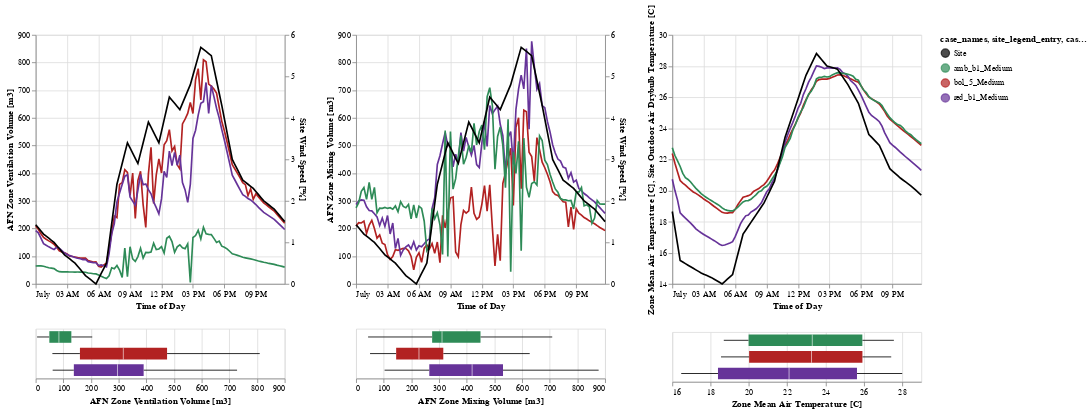

Notebook code for this chart:
### Code cell
dfs = [df_agg_vent]*2  + [df_agg] 
site_vars =[r"Site Wind Speed \[m/s\]:Q"]*2 +  [r"Site Outdoor Air Drybulb Temperature \[C\]:Q"] 
case_vars = [r"AFN Zone Ventilation Volume \[m3\]",r"AFN Zone Mixing Volume \[m3\]" , r"Zone Mean Air Temperature \[C\]:Q"]
second_axis = [True]*2 + [False]

chart = alt.hconcat()
for df, site_var, case_var, ax2 in zip(dfs, site_vars, case_vars, second_axis):
    chart |= plot_col(df, site_var, case_var, ax2)

chart

### Figure 1 — Vega-Lite specification as saved in the notebook (floating-point values rounded to 4 significant figures; data arrays with more than 128 entries replaced by an {"elided": "..."} marker saying what was removed)
{"config": {"view": {"continuousWidth": 300, "continuousHeight": 300}}, "hconcat": [{"vconcat": [{"layer": [{"mark": {"type": "line"}, "encoding": {"color": {"field": "case_names", "type": "nominal"}, "x": {"field": "datetimes", "title": "Time of Day", "type": "temporal"}, "y": {"field": "AFN Zone Ventilation Volume \\[m3\\]", "scale": {"zero": false}, "title": "AFN Zone Ventilation Volume [m3]", "type": "quantitative"}}}, {"mark": {"type": "line", "color": "black"}, "encoding": {"color": {"field": "site_legend_entry", "scale": {"domain": ["Site", "amb_b1_Medium", "bol_5_Medium", "red_b1_Medium"], "range": ["black", "seagreen", "firebrick", "rebeccapurple"]}, "type": "nominal"}, "x": {"field": "datetimes", "title": "Time of Day", "type": "temporal"}, "y": {"field": "Site Wind Speed \\[m/s\\]", "title": "Site Wind Speed [ᵐ⁄ₛ]", "type": "quantitative"}}}], "resolve": {"scale": {"y": "independent"}}}, {"mark": {"type": "boxplot", "extent": "min-max"}, "encoding": {"color": {"field": "case_names", "type": "nominal"}, "x": {"field": "AFN Zone Ventilation Volume \\[m3\\]", "scale": {"zero": false}, "title": "AFN Zone Ventilation Volume [m3]", "type": "quantitative"}, "y": {"axis": {"domain": false, "labels": false, "ticks": false}, "field": "case_names", "title": "", "type": "nominal"}}}]}, {"vconcat": [{"layer": [{"mark": {"type": "line"}, "encoding": {"color": {"field": "case_names", "type": "nominal"}, "x": {"field": "datetimes", "title": "Time of Day", "type": "temporal"}, "y": {"field": "AFN Zone Mixing Volume \\[m3\\]", "scale": {"zero": false}, "title": "AFN Zone Mixing Volume [m3]", "type": "quantitative"}}}, {"mark": {"type": "line", "color": "black"}, "encoding": {"color": {"field": "site_legend_entry", "scale": {"domain": ["Site", "amb_b1_Medium", "bol_5_Medium", "red_b1_Medium"], "range": ["black", "seagreen", "firebrick", "rebeccapurple"]}, "type": "nominal"}, "x": {"field": "datetimes", "title": "Time of Day", "type": "temporal"}, "y": {"field": "Site Wind Speed \\[m/s\\]", "title": "Site Wind Speed [ᵐ⁄ₛ]", "type": "quantitative"}}}], "resolve": {"scale": {"y": "independent"}}}, {"mark": {"type": "boxplot", "extent": "min-max"}, "encoding": {"color": {"field": "case_names", "type": "nominal"}, "x": {"field": "AFN Zone Mixing Volume \\[m3\\]", "scale": {"zero": false}, "title": "AFN Zone Mixing Volume [m3]", "type": "quantitative"}, "y": {"axis": {"domain": false, "labels": false, "ticks": false}, "field": "case_names", "title": "", "type": "nominal"}}}]}, {"vconcat": [{"layer": [{"mark": {"type": "line"}, "encoding": {"color": {"field": "case_names", "type": "nominal"}, "x": {"field": "datetimes", "title": "Time of Day", "type": "temporal"}, "y": {"field": "Zone Mean Air Temperature \\[C\\]", "scale": {"zero": false}, "title": "Zone Mean Air Temperature [C]", "type": "quantitative"}}}, {"mark": {"type": "line", "color": "black"}, "encoding": {"color": {"field": "site_legend_entry", "scale": {"domain": ["Site", "amb_b1_Medium", "bol_5_Medium", "red_b1_Medium"], "range": ["black", "seagreen", "firebrick", "rebeccapurple"]}, "type": "nominal"}, "x": {"field": "datetimes", "title": "Time of Day", "type": "temporal"}, "y": {"field": "Site Outdoor Air Drybulb Temperature \\[C\\]", "title": "Site Outdoor Air Drybulb Temperature [C]", "type": "quantitative"}}}], "resolve": {"scale": {"y": "shared"}}}, {"mark": {"type": "boxplot", "extent": "min-max"}, "encoding": {"color": {"field": "case_names", "type": "nominal"}, "x": {"field": "Zone Mean Air Temperature \\[C\\]", "scale": {"zero": false}, "title": "Zone Mean Air Temperature [C]", "type": "quantitative"}, "y": {"axis": {"domain": false, "labels": false, "ticks": false}, "field": "case_names", "title": "", "type": "nominal"}}}], "data": {"name": "data-1a7c098504294dd0587d76a14b688e39"}}], "data": {"name": "data-3c94f269df4c58a9c3322e78094ac92e"}, "$schema": "https://vega.github.io/schema/vega-lite/v5.20.1.json", "datasets": {"data-3c94f269df4c58a9c3322e78094ac92e": {"elided": "288 records"}, "data-1a7c098504294dd0587d76a14b688e39": {"elided": "288 records"}}}
